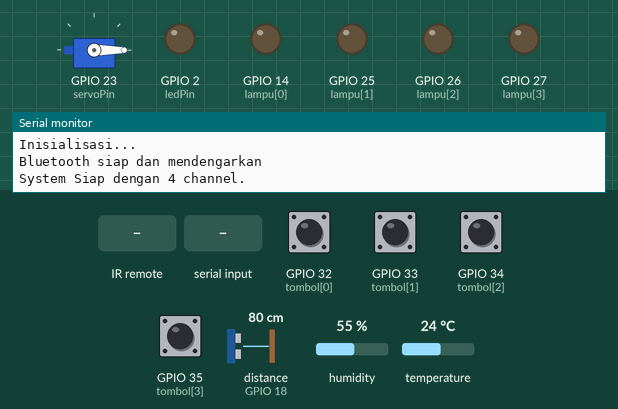
This sketch was run on a simulated ESP32. On the bench: servo, output pins drawn as LEDs (lit = HIGH), the last lines printed to the serial monitor. Wiring (inferred from the names in the program): ultrasonic range finder: trigger GPIO 5; echo GPIO 18. The test bench sets the inputs (shaded band); at power-on: GPIO 32 (tombol[0]), GPIO 33 (tombol[1]), GPIO 34 (tombol[2]), GPIO 35 (tombol[3]) HIGH, distance to the obstacle (sensor on GPIO 18) 80 cm, humidity 55 %, temperature 24 °C. The echo pulse lasts 58.3 µs per cm; nothing arrives over Bluetooth unless stated; pins used as bus, display or sensor lines are not drawn.

Above: at 1.2 s.
1.3 s: distance to the obstacle (sensor on GPIO 18) set to 22 cm
2.8 s: distance to the obstacle (sensor on GPIO 18) set to 18 cm
At 3.4 s:
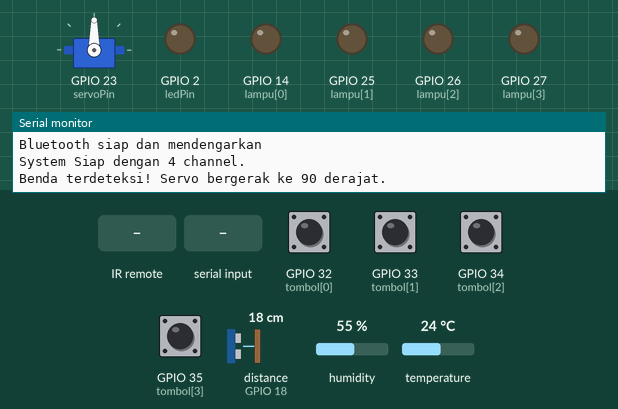
4.5 s: infrared code 0xFFA25D received
At 5.7 s:
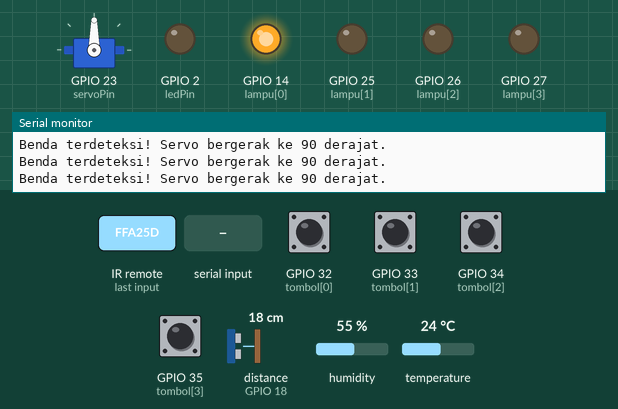
6.0 s: "LAMP_ON_\n" received over Serial
At 7.1 s:
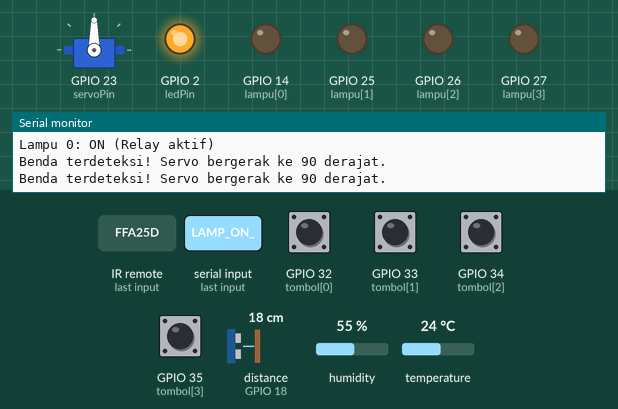
7.6 s: infrared code 0xFF629D received
At 8.5 s:
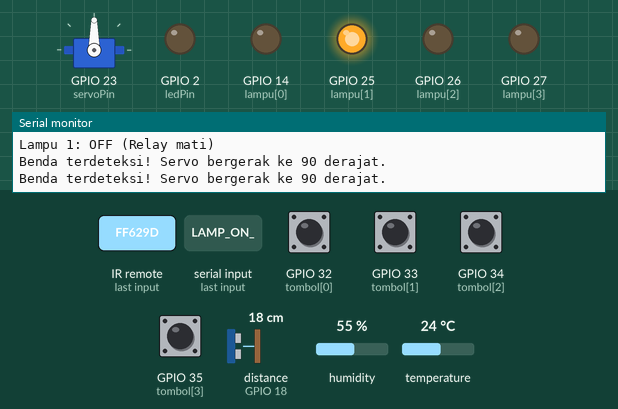
9.1 s: "LAMP_OFF_\n" received over the second serial link
At 10.6 s:
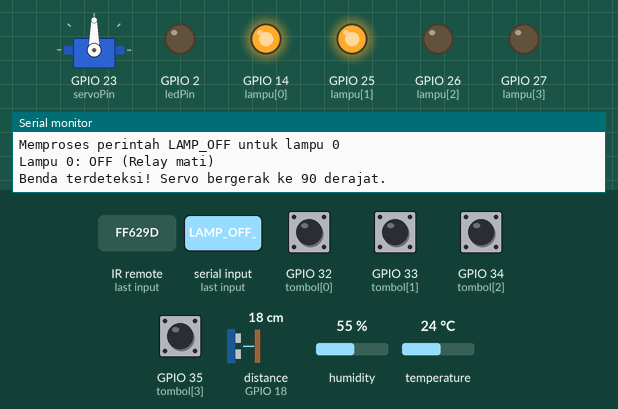
Timing chart, 0 to 12.1 s (numbered marks = the images above; inputs shaded):
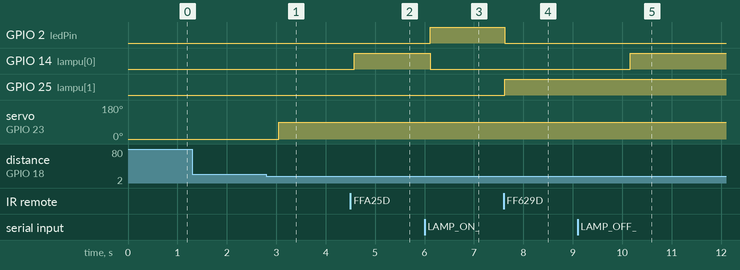

Measured:
- the behaviour switches between 21 and 20 cm on distance to the obstacle (sensor on GPIO 18) (found by bisection; images 0 and 1)
- after the input at 1.3 s, every drawn part: stays the same
- after the input at 2.8 s, servo on GPIO 23 (servoPin): 0° → 90° after 0.25 s
- after the input at 4.5 s, GPIO 14 (lampu[0]): LOW → HIGH after 0.08 s
- after the input at 6.0 s, GPIO 2 (ledPin): LOW → HIGH after 0.12 s; GPIO 14 (lampu[0]): HIGH → LOW after 0.12 s
- after the input at 7.6 s, GPIO 2 (ledPin): HIGH → LOW at once; GPIO 25 (lampu[1]): LOW → HIGH at once
- after the input at 9.1 s, GPIO 14 (lampu[0]): LOW → HIGH after 1.1 s

The sketch:

sketch_sep8a.ino
```cpp
#include <BluetoothSerial.h>
#include <IRremote.h>
#include <DHT.h>
#include <ESP32Servo.h>
#include <Wire.h>

BluetoothSerial SerialBT;

int lampu[] = {14, 25, 26, 27};
int tombol[] = {32, 33, 34, 35};
int lampuState[] = {0, 0, 0, 0};

int ledPin = 2;

int IR_PIN = 4;
IRrecv irrecv(IR_PIN);
decode_results results;

#define DHTPIN 15
#define DHTTYPE DHT11
DHT dht(DHTPIN, DHTTYPE);

Servo servoMotor;
const int trigPin = 5;
const int echoPin = 18;
int servoPin = 23;
long duration;
int distance;
int thresholdDistance = 20;
bool bendaTerdeteksi = false;

void kontrolLampu(int index, int status) {
  digitalWrite(lampu[index], status);
  lampuState[index] = status;

  if (status == LOW) {
    Serial.print("Lampu ");
    Serial.print(index);
    Serial.println(": ON (Relay aktif)");
    digitalWrite(ledPin, HIGH);
  } else {
    Serial.print("Lampu ");
    Serial.print(index);
    Serial.println(": OFF (Relay mati)");
    digitalWrite(ledPin, LOW);
  }

  SerialBT.print("LAMP ");
  SerialBT.print(index);
  SerialBT.println(status == LOW ? ":on" : ":off");
}

void setup() {
  Serial.begin(115200);
  Serial.println("Inisialisasi...");

  if (!SerialBT.begin("ESP32_SmartHome_4CH")) {
    Serial.println("Bluetooth gagal diinisialisasi");
  } else {
    Serial.println("Bluetooth siap dan mendengarkan");
  }

  for (int i = 0; i < 4; i++) {
    pinMode(lampu[i], OUTPUT);
    pinMode(tombol[i], INPUT_PULLUP);
  }

  pinMode(ledPin, OUTPUT);

  dht.begin();
  irrecv.enableIRIn();
  Serial.println("System Siap dengan 4 channel.");

  pinMode(trigPin, OUTPUT);
  pinMode(echoPin, INPUT);
  servoMotor.attach(servoPin);
  servoMotor.write(0);
}

void kontrolRemote() {
  if (irrecv.decode(&results)) {
    Serial.print("Kode IR Diterima: 0x");
    Serial.println(results.value, HEX);

    if (results.value == 0xFFA25D) {
      kontrolLampu(0, !lampuState[0]);
    } else if (results.value == 0xFF629D) {
      kontrolLampu(1, !lampuState[1]);
    } else if (results.value == 0xFFE21D) {
      kontrolLampu(2, !lampuState[2]);
    } else if (results.value == 0xFF22DD) {
      kontrolLampu(3, !lampuState[3]);
    } else if (results.value == 0xFF02FD) {
      for (int i = 0; i < 4; i++) {
        kontrolLampu(i, HIGH);
      }
    } else if (results.value != 0xFFFFFFFF) {
      Serial.println("Kode IR tidak dikenal.");
    }

    irrecv.resume();
  }
}

void kontrolServo() {
  digitalWrite(trigPin, LOW);
  delayMicroseconds(2);
  digitalWrite(trigPin, HIGH);
  delayMicroseconds(10);
  digitalWrite(trigPin, LOW);

  duration = pulseIn(echoPin, HIGH);
  distance = duration * 0.034 / 2;

  if (distance > 0 && distance < thresholdDistance) {
    servoMotor.write(90);
    Serial.println("Benda terdeteksi! Servo bergerak ke 90 derajat.");
  } else {
    servoMotor.write(0);
  }

  delay(500);
}

void prosesPerintah(String command) {
    command.trim();
    Serial.print("Menerima perintah: ");
    Serial.println(command);

    if (command == "GET_TEMP") {
        float suhu = dht.readTemperature();
        float kelembaban = dht.readHumidity();

        Serial.println("Memproses perintah GET_TEMP...");

        if (!isnan(suhu) && !isnan(kelembaban)) {
            Serial.println("Data suhu dan kelembaban berhasil dibaca.");
            Serial.print("TEMP:");
            Serial.print(suhu, 1);
            Serial.print(" HUM:");
            Serial.println(kelembaban, 1);
            SerialBT.print("TEMP:");
            SerialBT.print(suhu, 1);
            SerialBT.print(" HUM:");
            SerialBT.println(kelembaban, 1);
        } else {
            Serial.println("Gagal membaca data dari sensor DHT!");
        }
    }
    else if (command.startsWith("LAMP_ON_")) {
        int index = command.substring(8).toInt();
        if (index >= 0 && index < 4) {
            Serial.print("Memproses perintah LAMP_ON untuk lampu ");
            Serial.println(index);
            kontrolLampu(index, LOW);
        }
    }
    else if (command.startsWith("LAMP_OFF_")) {
        int index = command.substring(9).toInt();
        if (index >= 0 && index < 4) {
            Serial.print("Memproses perintah LAMP_OFF untuk lampu ");
            Serial.println(index);
            kontrolLampu(index, HIGH);
        }
    }
}

void kontrolBluetooth() {
  if (SerialBT.available()) {
    String command = SerialBT.readString();
    prosesPerintah(command);
  }
}

void kontrolSerial() {
  if (Serial.available()) {
    String command = Serial.readStringUntil('\n');
    Serial.print("Command dari Serial Monitor: ");
    Serial.println(command);
    prosesPerintah(command);
  }
}

void kontrolTombol() {
  static unsigned long lastDebounceTime[4] = {0, 0, 0, 0};
  static int lastButtonState[4] = {HIGH, HIGH, HIGH, HIGH};
  int buttonState;

  for (int i = 0; i < 4; i++) {
    buttonState = digitalRead(tombol[i]);

    if (buttonState != lastButtonState[i]) {
      lastDebounceTime[i] = millis();
    }

    if ((millis() - lastDebounceTime[i]) > 50) {
      if (buttonState == LOW) {
        kontrolLampu(i, !lampuState[i]);
        while (digitalRead(tombol[i]) == LOW);
      }
    }

    lastButtonState[i] = buttonState;
  }
}


void loop() {
  kontrolRemote();
  kontrolBluetooth();
  kontrolSerial();
  kontrolTombol();
  kontrolServo();

  static unsigned long lastUpdate = 0;
  if (millis() - lastUpdate > 2000) {
    float suhu = dht.readTemperature();
    float kelembaban = dht.readHumidity();

    lastUpdate = millis();
  }
}
```
